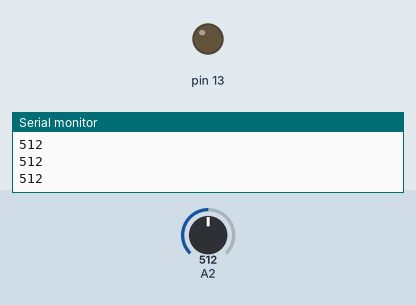
This sketch was run on a simulated Arduino Uno, built with avr-gcc and run on an emulated ATmega328P. Parts: output pins drawn as LEDs (lit = HIGH), the last lines printed to the serial monitor. Inputs (shaded band) come from the test bench; at power-on: A2 = 512.

Above: at 1.3 s.
1.4 s: A2 set to 684
2.9 s: A2 set to 718
At 3.2 s:
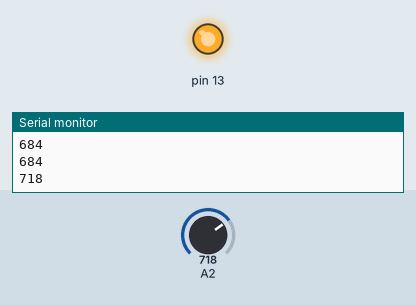
4.4 s: A2 set to 690
At 5.6 s:
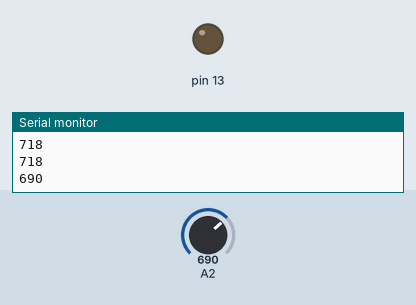
6.5 s: A2 set to 710
At 8.5 s:
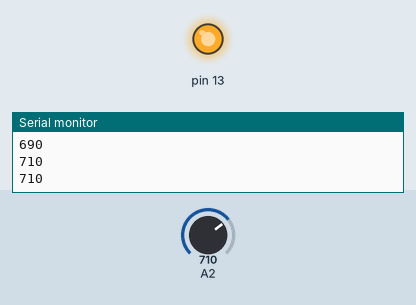
Timing chart, 0 to 9.6 s (numbered marks = the images above; inputs shaded):
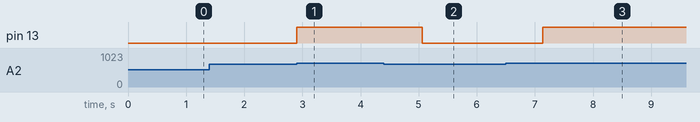

The sketch:

sensorluminosite.ino
```cpp
int val=0;  //variavel para ler status do pino

void setup (){

pinMode (13,OUTPUT);
Serial.begin(9600);//usar porta serial para comunicaçao


}

void loop
(){


  val=analogRead(2);  //le o valor do sensor
  Serial.println(val);


  if (val >= 700){

  digitalWrite(13,HIGH);  //se o valor lido pelo sensor como maior ou igual a 700 ele acende
  delay(val);

  }else

  {
  digitalWrite(13,LOW);
  delay(val);
  }

}
```

Measured:
- the behaviour switches between 699 and 700 on A2 (found by bisection; images 0 and 1)
- after the input at 2.9 s, pin 13: LOW → HIGH at once
- after the input at 4.4 s, pin 13: HIGH → LOW after 0.66 s
- after the input at 6.5 s, pin 13: LOW → HIGH after 0.63 s
